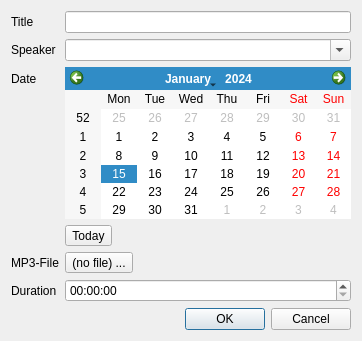
<?xml version="1.0" encoding="UTF-8"?>
<ui version="4.0">
 <class>DatabaseEntryDialog</class>
 <widget class="QDialog" name="DatabaseEntryDialog">
  <property name="geometry">
   <rect>
    <x>0</x>
    <y>0</y>
    <width>362</width>
    <height>341</height>
   </rect>
  </property>
  <property name="windowTitle">
   <string>Add Entry</string>
  </property>
  <layout class="QVBoxLayout" name="verticalLayout">
   <item>
    <layout class="QFormLayout" name="formLayout">
     <item row="0" column="0">
      <widget class="QLabel" name="label">
       <property name="text">
        <string>Title</string>
       </property>
      </widget>
     </item>
     <item row="0" column="1">
      <widget class="QLineEdit" name="lineTitle"/>
     </item>
     <item row="1" column="0">
      <widget class="QLabel" name="label_2">
       <property name="text">
        <string>Speaker</string>
       </property>
      </widget>
     </item>
     <item row="1" column="1">
      <widget class="QComboBox" name="lineSpeaker">
       <property name="sizePolicy">
        <sizepolicy hsizetype="Expanding" vsizetype="Fixed">
         <horstretch>0</horstretch>
         <verstretch>0</verstretch>
        </sizepolicy>
       </property>
       <property name="editable">
        <bool>true</bool>
       </property>
       <property name="minimumContentsLength">
        <number>3</number>
       </property>
      </widget>
     </item>
     <item row="2" column="0">
      <widget class="QLabel" name="label_3">
       <property name="text">
        <string>Date</string>
       </property>
      </widget>
     </item>
     <item row="2" column="1">
      <widget class="QCalendarWidget" name="selectDate"/>
     </item>
     <item row="4" column="0">
      <widget class="QLabel" name="label_4">
       <property name="text">
        <string>MP3-File</string>
       </property>
      </widget>
     </item>
     <item row="5" column="0">
      <widget class="QLabel" name="label_5">
       <property name="text">
        <string>Duration</string>
       </property>
      </widget>
     </item>
     <item row="5" column="1">
      <widget class="QTimeEdit" name="timeDuration">
       <property name="currentSection">
        <enum>QDateTimeEdit::MinuteSection</enum>
       </property>
      </widget>
     </item>
     <item row="4" column="1">
      <widget class="QToolButton" name="buttonSelectFile">
       <property name="text">
        <string>(no file) ...</string>
       </property>
      </widget>
     </item>
     <item row="3" column="1">
      <widget class="QToolButton" name="buttonToday">
       <property name="text">
        <string>Today</string>
       </property>
      </widget>
     </item>
    </layout>
   </item>
   <item>
    <widget class="QDialogButtonBox" name="buttonBox">
     <property name="orientation">
      <enum>Qt::Horizontal</enum>
     </property>
     <property name="standardButtons">
      <set>QDialogButtonBox::Cancel|QDialogButtonBox::Ok</set>
     </property>
    </widget>
   </item>
  </layout>
 </widget>
 <resources/>
 <connections>
  <connection>
   <sender>buttonBox</sender>
   <signal>accepted()</signal>
   <receiver>DatabaseEntryDialog</receiver>
   <slot>accept()</slot>
   <hints>
    <hint type="sourcelabel">
     <x>248</x>
     <y>254</y>
    </hint>
    <hint type="destinationlabel">
     <x>157</x>
     <y>274</y>
    </hint>
   </hints>
  </connection>
  <connection>
   <sender>buttonBox</sender>
   <signal>rejected()</signal>
   <receiver>DatabaseEntryDialog</receiver>
   <slot>reject()</slot>
   <hints>
    <hint type="sourcelabel">
     <x>316</x>
     <y>260</y>
    </hint>
    <hint type="destinationlabel">
     <x>286</x>
     <y>274</y>
    </hint>
   </hints>
  </connection>
 </connections>
</ui>
